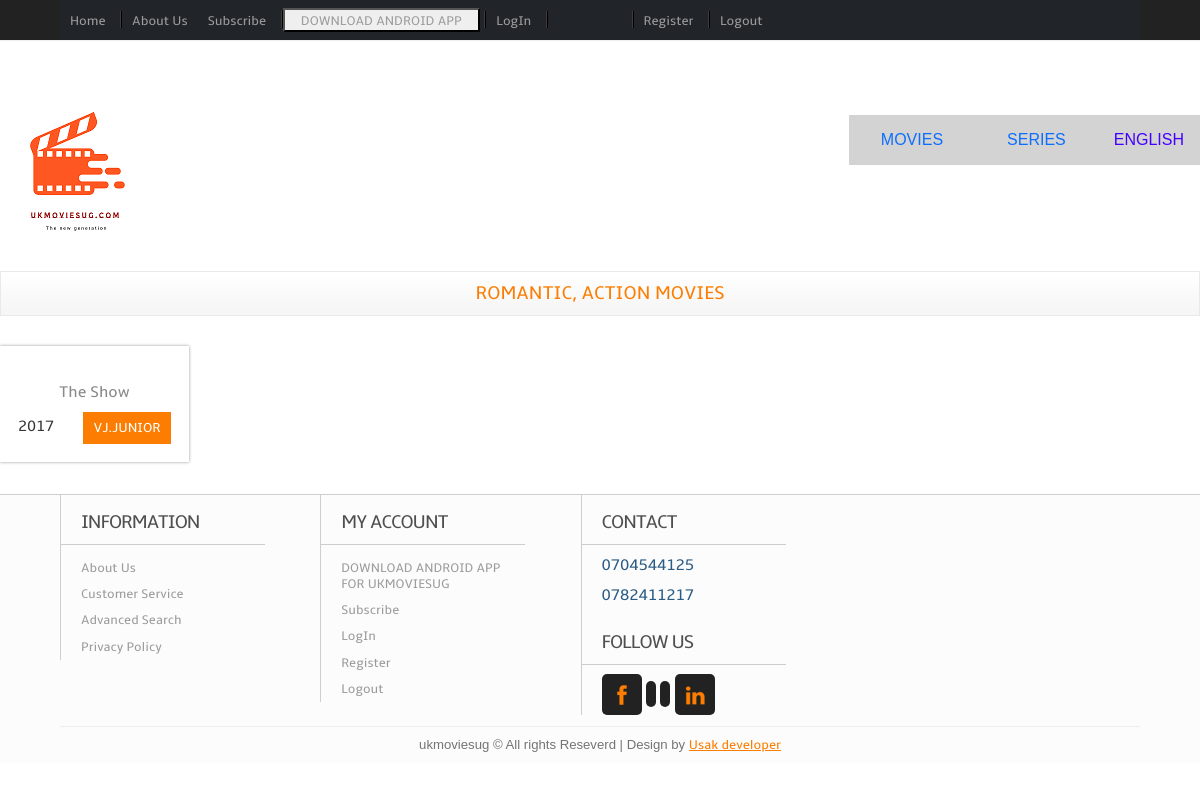
Screenshot of /Romantic_action with the database file from the repository.
### film/models.py (models this page shows, shortened)
class Movies(models.Model):
    movie_title=models.CharField(max_length=200,null=False)
    movie_actor=models.CharField(max_length=200,null=False)
    movie_director=models.CharField(max_length=200,null=False)
    CATEGORY_CHOICES=[
        ('SUPER ACTION','SUPER ACTION'),
        ('ACTION COMEDY','ACTION COMEDY'),
        ('ROMANTIC ACTION','ROMANTIC ACTION'),
        ('HORROR THRILLER','HORROR THRILLER'),
        ('SCIENCE FRICTION','SCIENCE FRICTION'),
        ('LOVE STORY','LOVE STORY'),
        ('INDIAN','INDIAN'),
        ('ACTION DETECTIVE','ACTION DETECTIVE'),
        ('COMEDY','COMEDY'),
        ('ROMANTIC COMEDY','ROMANTIC COMEDY'),
        ('ADVENTURE','ADVENTURE'),
        ('CARTOON','CARTOON'),
        ('FAMILY MOVIE','FAMILY MOVIE')
    ]
    movie_genre=models.CharField(max_length=300,null=False,choices=CATEGORY_CHOICES,default='ACTION')
    CATEGORY2_CHOICES=[
        ('VJ.JUNIOR','VJ.JUNIOR'),
        ('VJ.EMMY','VJ.EMMY'),
        ('VJ.ICE.P','VJ.ICE.P'),
        ('VJ.JINGO','VJ.JINGO'),
        ('ENGLISH','ENGLISH'),
        ('VJ.ULIO','VJ.ULIO'),
        ('VJ.MARK','VJ.MARK'),
        ('VJ.KEVO','VJ.KEVO'),
        ('VJ.MARTIN K','VJ.MARTIN K'),
        ('OTHER VJs','OTHER VJs'),
    ]
    movie_VJ=models.CharField(max_length=300,null=False,choices=CATEGORY2_CHOICES,default='VJ')
    movie_cost=models.CharField(max_length=300)
    STATUS1_TYPE_CHOICES=[
        ('New Movie','New Movie'),
        ('Featured','Featured')
    ]
    movie_status1=models.CharField(max_length=300,null=False,choices=STATUS1_TYPE_CHOICES,default='New')
    STATUS2_TYPE_CHOICES=[
        ('Free','Free'),
        ('Paid','Paid')
    ]
    movie_status2=models.CharField(max_length=200,choices=STATUS2_TYPE_CHOICES)
    movie_release_date=models.DateField(auto_now_add=True)
    movie_release_year=models.CharField(max_length=200,null=False)
    movie_image=models.ImageField(upload_to='pic')
    movie_video=models.FileField(upload_to='m_videos')
    file_size=models.CharField(max_length=200,null=True, blank=True)
    movie_description=models.CharField(max_length=3000,null=True, blank=True)

### film/views.py (the view)
# urls.py: path("Romantic_action",views.get_romantic_action,name="romantic_action"),
def get_romantic_action(request):
    rom_action_filter = Movies.objects.filter(movie_genre = 'ROMANTIC ACTION')
    context={
        "rom_action_filter":rom_action_filter,
    }
    return render(request, 'romantic_action_only.html', context)

### film/templates/romantic_action_only.html (shortened to what this page needs)
{% extends 'base.html' %}
{% load static %}
<!-- {% load crispy_forms_tags %}
{% load widget_tweaks %} -->
{% block content %}
<div class="content_top">
    <div class="heading">
    <h3 align="center"> ROMANTIC, ACTION MOVIES</h3>
    </div>
</div>
<br>
<div class="section group">
    {% for rom_action_filter in rom_action_filter reversed %}
    <div class="grid_1_of_5 images_1_of_5">
	     <h2 class="test4"><a href="{% url 'mov_detail' rom_action_filter.id %}">{{rom_action_filter.movie_title}}</a></h2>
       <div class="price-details">
             <div class="price-number">
                  <p><span class="rupees">{{rom_action_filter.movie_release_year}}</span></p>
             </div>
                    <div class="add-cart">
                     <h4><a href="{% url 'mov_detail' rom_action_filter.id %}">{{rom_action_filter.movie_VJ}}</a></h4>
                    </div>
        </div>
    </div>
    {% endfor %}
</div>
{% endblock content %}

### film/static/css/style.css (style rules this page uses)
html,body,div,span,applet,object,iframe,h1,h2,h3,h4,h5,h6,p,blockquote,pre,a,abbr,acronym,address,big,cite,code,del,dfn,em,img,ins,kbd,q,s,samp,small,strike,strong,sub,sup,tt,var,b,u,i,dl,dt,dd,ol,nav ul,nav li,fieldset,form,label,legend,table,caption,tbody,tfoot,thead,tr,th,td,article,aside,canvas,details,embed,figure,figcaption,footer,header,hgroup,menu,nav,output,ruby,section,summary,time,mark,audio,video { margin:0;padding:0;border:0;font-size:100%;font:inherit;vertical-align:baseline; }
a { text-decoration:none; }
body { font-family: Arial, Helvetica, sans-serif; background: #FFF; }
.content_top { padding:10px 20px; border: 1px solid #EBE8E8; background: url(../images/strip-bg.gif) repeat-x #F6F6F6; }
.heading h3 { font-family: 'ambleregular'; font-size:1.2em; color:#FC7D01; text-transform: uppercase; }
.grid_1_of_5 { display: block; float: left; margin: 1% 0 1% 1.6%; box-shadow: 0px 0px 3px rgb(150, 150, 150); -webkit-box-shadow: 0px 0px 3px rgb(150, 150, 150); -moz-box-shadow: 0px 0px 3px rgb(150, 150, 150); -o-box-shadow: 0px 0px 3px rgb(150, 150, 150); }
.grid_1_of_5:first-child { margin-left: 0; }
.images_1_of_5 { width: 15.72%; padding:1.5%; text-align: center; position: relative; }
.images_1_of_5 h2 a { color:#888; font-family: 'ambleregular'; font-size:1em; padding-top:2px; }
.images_1_of_5 p { font-size: 0.8125em; padding: 0.4em 0; color: #333; }
.price-details { margin-top:10px; }
.price-number { float: left; }
.price-details p span.rupees { font-size:1.2em; font-family: 'ambleregular'; color:#383838; }
.add-cart { float:right; display: inline-block; }
.add-cart h4 a { font-size:0.85em; display: block; padding:8px 10px; font-family: 'ambleregular'; background:#FC7D01; color: #FFF; text-decoration: none; outline: 0; -webkit-transition: all 0.5s ease-in-out; -moz-transition: all 0.5s ease-in-out; -o-transition: all 0.5s ease-in-out; transition: all 0.5s ease-in-out; }
.section { clear: both; padding: 0px; margin: 0px; }
.group:before, .group:after { content: ""; display: table; }
.group:after { clear: both; }
.group { zoom: 1; }

### film/templates/base.html (style rules this page uses)
h2.test4 { white-space: nowrap; overflow: hidden; text-overflow: ellipsis; }

### rows the page displays
Movies: movie_title "The Show", movie_release_year "2017", movie_VJ "VJ.JUNIOR"
